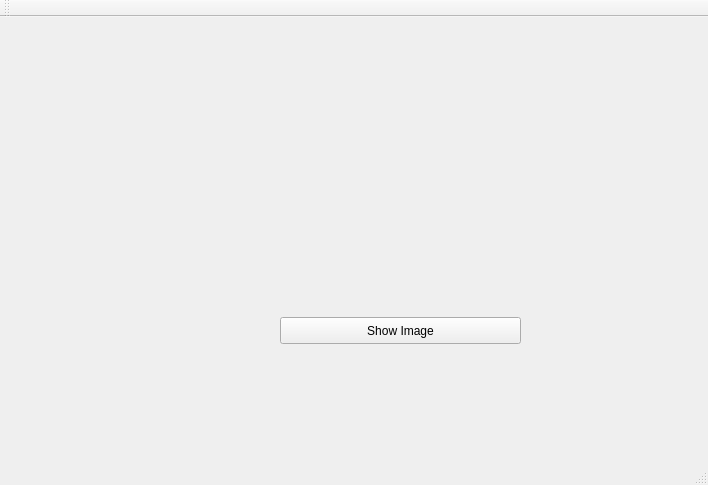
<?xml version="1.0" encoding="UTF-8"?>
<ui version="4.0">
 <class>MainWindow</class>
 <widget class="QMainWindow" name="MainWindow">
  <property name="geometry">
   <rect>
    <x>0</x>
    <y>0</y>
    <width>708</width>
    <height>485</height>
   </rect>
  </property>
  <property name="windowTitle">
   <string>MainWindow</string>
  </property>
  <widget class="QWidget" name="centralWidget">
   <widget class="QPushButton" name="pushButton">
    <property name="geometry">
     <rect>
      <x>280</x>
      <y>300</y>
      <width>241</width>
      <height>27</height>
     </rect>
    </property>
    <property name="text">
     <string>Show Image</string>
    </property>
   </widget>
   <widget class="QLabel" name="label">
    <property name="geometry">
     <rect>
      <x>40</x>
      <y>30</y>
      <width>261</width>
      <height>251</height>
     </rect>
    </property>
    <property name="text">
     <string/>
    </property>
    <property name="scaledContents">
     <bool>true</bool>
    </property>
   </widget>
   <widget class="QLabel" name="label_2">
    <property name="geometry">
     <rect>
      <x>410</x>
      <y>20</y>
      <width>261</width>
      <height>251</height>
     </rect>
    </property>
    <property name="text">
     <string/>
    </property>
    <property name="scaledContents">
     <bool>true</bool>
    </property>
   </widget>
  </widget>
  <widget class="QMenuBar" name="menuBar">
   <property name="geometry">
    <rect>
     <x>0</x>
     <y>0</y>
     <width>708</width>
     <height>25</height>
    </rect>
   </property>
  </widget>
  <widget class="QToolBar" name="mainToolBar">
   <attribute name="toolBarArea">
    <enum>TopToolBarArea</enum>
   </attribute>
   <attribute name="toolBarBreak">
    <bool>false</bool>
   </attribute>
  </widget>
  <widget class="QStatusBar" name="statusBar"/>
 </widget>
 <layoutdefault spacing="6" margin="11"/>
 <resources/>
 <connections/>
</ui>
